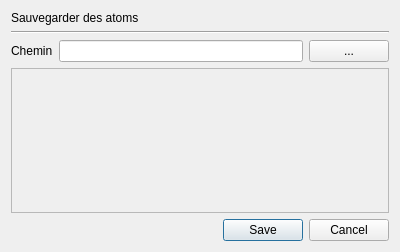
<?xml version="1.0" encoding="UTF-8"?>
<ui version="4.0">
 <class>SaveWindow</class>
 <widget class="QDialog" name="SaveWindow">
  <property name="geometry">
   <rect>
    <x>0</x>
    <y>0</y>
    <width>400</width>
    <height>252</height>
   </rect>
  </property>
  <property name="windowTitle">
   <string>Sauvegarde</string>
  </property>
  <layout class="QHBoxLayout" name="horizontalLayout">
   <item>
    <layout class="QVBoxLayout" name="verticalLayout">
     <item>
      <layout class="QVBoxLayout" name="verticalLayout_2">
       <item>
        <widget class="QLabel" name="label">
         <property name="text">
          <string>Sauvegarder des atoms</string>
         </property>
        </widget>
       </item>
       <item>
        <widget class="Line" name="line">
         <property name="orientation">
          <enum>Qt::Horizontal</enum>
         </property>
        </widget>
       </item>
       <item>
        <layout class="QHBoxLayout" name="horizontalLayout_2">
         <item>
          <widget class="QLabel" name="label_2">
           <property name="text">
            <string>Chemin</string>
           </property>
          </widget>
         </item>
         <item>
          <widget class="QLineEdit" name="path"/>
         </item>
         <item>
          <widget class="QPushButton" name="editPath">
           <property name="text">
            <string>...</string>
           </property>
          </widget>
         </item>
        </layout>
       </item>
      </layout>
     </item>
     <item>
      <widget class="QScrollArea" name="scrollArea">
       <property name="widgetResizable">
        <bool>true</bool>
       </property>
       <widget class="QWidget" name="scrollAreaWidgetContents_2">
        <property name="geometry">
         <rect>
          <x>0</x>
          <y>0</y>
          <width>378</width>
          <height>135</height>
         </rect>
        </property>
        <layout class="QHBoxLayout" name="horizontalLayout_3">
         <item>
          <layout class="QVBoxLayout" name="containerAtoms">
           <property name="spacing">
            <number>0</number>
           </property>
          </layout>
         </item>
        </layout>
       </widget>
      </widget>
     </item>
     <item>
      <widget class="QDialogButtonBox" name="buttonBox">
       <property name="orientation">
        <enum>Qt::Horizontal</enum>
       </property>
       <property name="standardButtons">
        <set>QDialogButtonBox::Cancel|QDialogButtonBox::Save</set>
       </property>
      </widget>
     </item>
    </layout>
   </item>
  </layout>
 </widget>
 <resources/>
 <connections>
  <connection>
   <sender>buttonBox</sender>
   <signal>accepted()</signal>
   <receiver>SaveWindow</receiver>
   <slot>accept()</slot>
   <hints>
    <hint type="sourcelabel">
     <x>248</x>
     <y>254</y>
    </hint>
    <hint type="destinationlabel">
     <x>157</x>
     <y>274</y>
    </hint>
   </hints>
  </connection>
  <connection>
   <sender>buttonBox</sender>
   <signal>rejected()</signal>
   <receiver>SaveWindow</receiver>
   <slot>reject()</slot>
   <hints>
    <hint type="sourcelabel">
     <x>316</x>
     <y>260</y>
    </hint>
    <hint type="destinationlabel">
     <x>286</x>
     <y>274</y>
    </hint>
   </hints>
  </connection>
 </connections>
</ui>
